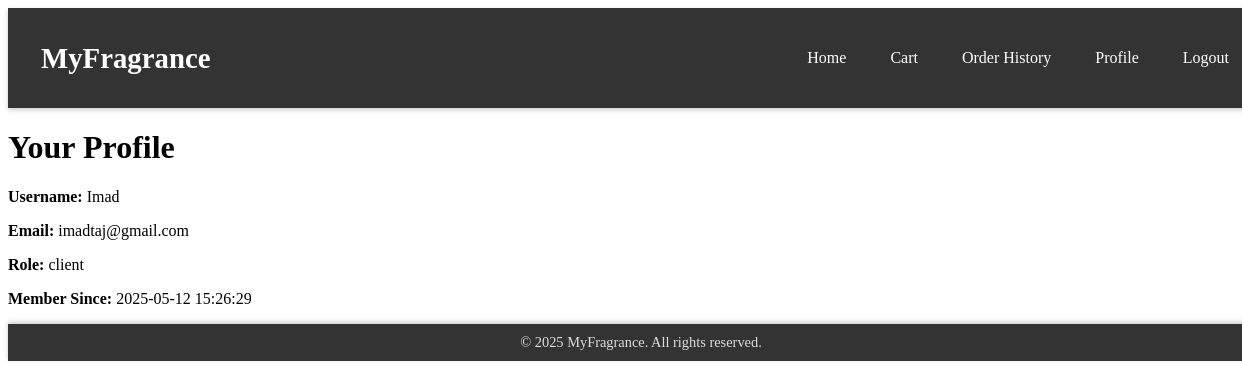
The app's page /profile.php (signed in) with its own data.
### tables this page shows
CREATE TABLE IF NOT EXISTS `users` (
  `id` int NOT NULL AUTO_INCREMENT,
  `username` varchar(50) NOT NULL,
  `password` varchar(255) NOT NULL,
  `email` varchar(100) NOT NULL,
  `role` enum('admin','client') DEFAULT 'client',
  `created_at` timestamp NULL DEFAULT CURRENT_TIMESTAMP,
  PRIMARY KEY (`id`),
  UNIQUE KEY `username` (`username`),
  UNIQUE KEY `email` (`email`)
);

### profile.php (the view, shortened to what this page needs)
<?php
require 'db.php';
$user_id = $_SESSION['user_id'];
$stmt = $pdo->prepare('SELECT username, email, role, created_at FROM users WHERE id = ?');
$stmt->execute([$user_id]);
$user = $stmt->fetch();
?>
<!DOCTYPE html>
<html lang="en">
<head>
    <link rel="stylesheet" href="assets/css/styles.css">
</head>
<body>
    <?php include 'includes/header.php'; ?>
    <div class="container">
        <h1>Your Profile</h1>
        <p><strong>Username:</strong> <?php echo htmlspecialchars($user['username']); ?></p>
        <p><strong>Email:</strong> <?php echo htmlspecialchars($user['email']); ?></p>
        <p><strong>Role:</strong> <?php echo htmlspecialchars($user['role']); ?></p>
        <p><strong>Member Since:</strong> <?php echo htmlspecialchars($user['created_at']); ?></p>
    </div>
    <?php include 'includes/footer.php'; ?>
</body>
</html>

### records on screen
users: username "Imad", email "imadtaj@gmail.com", role "client", created_at "2025-05-12 15:26:29"
